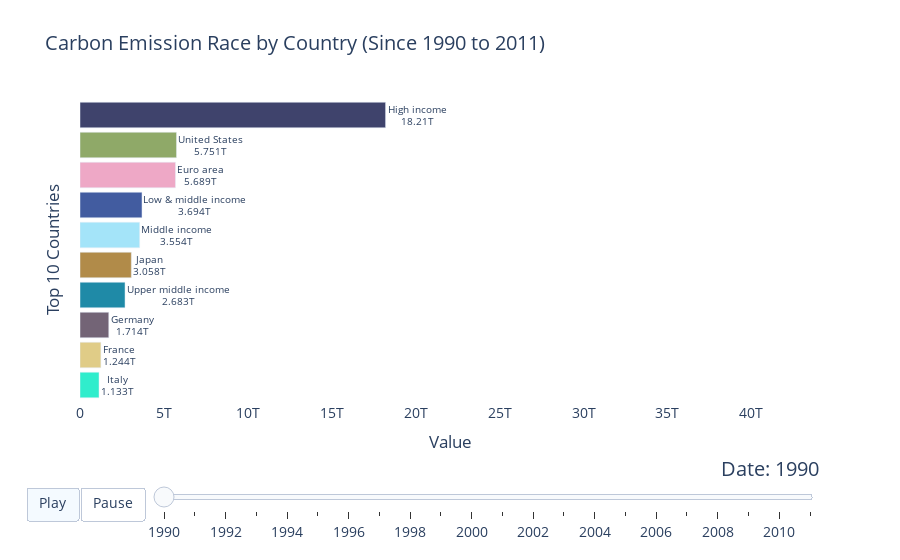

Notebook code cell kept with this figure:
### Code cell
%pip install raceplotly

from raceplotly.plots import barplot
race_plot = barplot(
	df=df2[df2['Country name'] != 'World'],
	item_column='Country name',
	value_column='value',
	time_column='Year',
	top_entries=10
)
race_plot.plot(
	title='Carbon Emission Race by Country (Since 1990 to 2011)',
	value_label='Value',
	item_label='Top 10 Countries'
)

### Figure 1 — Plotly figure (JSON) as saved in the notebook; plotly's stock layout.template omitted (floating-point values rounded to 4 significant figures)
{"data": [{"cliponaxis": false, "hoverinfo": "all", "marker": {"color": ["rgb(48, 237, 204)", "rgb(224, 204, 135)", "rgb(115, 100, 118)", "rgb(31, 138, 167)", "rgb(177, 139, 73)", "rgb(164, 228, 249)", "rgb(66, 92, 160)", "rgb(238, 168, 198)", "rgb(143, 169, 104)", "rgb(63, 67, 108)"]}, "orientation": "h", "textangle": 0, "textposition": "outside", "texttemplate": "%{y}<br>%{x:.4s}", "type": "bar", "x": [1133000000000.0, 1244000000000.0, 1714000000000.0, 2683000000000.0, 3058000000000.0, 3554000000000.0, 3694000000000.0, 5689000000000.0, 5751000000000.0, 18210000000000.0], "y": ["Italy", "France", "Germany", "Upper middle income", "Japan", "Middle income", "Low & middle income", "Euro area", "United States", "High income"]}], "layout": {"bargap": 0.15, "font": {"size": 14}, "plot_bgcolor": "#FFFFFF", "sliders": [{"active": 0, "currentvalue": {"font": {"size": 20}, "prefix": "Date: ", "visible": true, "xanchor": "right"}, "len": 0.9, "pad": {"b": 10, "t": 50}, "steps": [{"args": [["1990"], {"frame": {"duration": 500, "redraw": false}, "mode": "immediate", "transition": {"duration": 500}}], "label": "1990", "method": "animate"}, {"args": [["1991"], {"frame": {"duration": 500, "redraw": false}, "mode": "immediate", "transition": {"duration": 500}}], "label": "1991", "method": "animate"}, {"args": [["1992"], {"frame": {"duration": 500, "redraw": false}, "mode": "immediate", "transition": {"duration": 500}}], "label": "1992", "method": "animate"}, {"args": [["1993"], {"frame": {"duration": 500, "redraw": false}, "mode": "immediate", "transition": {"duration": 500}}], "label": "1993", "method": "animate"}, {"args": [["1994"], {"frame": {"duration": 500, "redraw": false}, "mode": "immediate", "transition": {"duration": 500}}], "label": "1994", "method": "animate"}, {"args": [["1995"], {"frame": {"duration": 500, "redraw": false}, "mode": "immediate", "transition": {"duration": 500}}], "label": "1995", "method": "animate"}, {"args": [["1996"], {"frame": {"duration": 500, "redraw": false}, "mode": "immediate", "transition": {"duration": 500}}], "label": "1996", "method": "animate"}, {"args": [["1997"], {"frame": {"duration": 500, "redraw": false}, "mode": "immediate", "transition": {"duration": 500}}], "label": "1997", "method": "animate"}, {"args": [["1998"], {"frame": {"duration": 500, "redraw": false}, "mode": "immediate", "transition": {"duration": 500}}], "label": "1998", "method": "animate"}, {"args": [["1999"], {"frame": {"duration": 500, "redraw": false}, "mode": "immediate", "transition": {"duration": 500}}], "label": "1999", "method": "animate"}, {"args": [["2000"], {"frame": {"duration": 500, "redraw": false}, "mode": "immediate", "transition": {"duration": 500}}], "label": "2000", "method": "animate"}, {"args": [["2001"], {"frame": {"duration": 500, "redraw": false}, "mode": "immediate", "transition": {"duration": 500}}], "label": "2001", "method": "animate"}, {"args": [["2002"], {"frame": {"duration": 500, "redraw": false}, "mode": "immediate", "transition": {"duration": 500}}], "label": "2002", "method": "animate"}, {"args": [["2003"], {"frame": {"duration": 500, "redraw": false}, "mode": "immediate", "transition": {"duration": 500}}], "label": "2003", "method": "animate"}, {"args": [["2004"], {"frame": {"duration": 500, "redraw": false}, "mode": "immediate", "transition": {"duration": 500}}], "label": "2004", "method": "animate"}, {"args": [["2005"], {"frame": {"duration": 500, "redraw": false}, "mode": "immediate", "transition": {"duration": 500}}], "label": "2005", "method": "animate"}, {"args": [["2006"], {"frame": {"duration": 500, "redraw": false}, "mode": "immediate", "transition": {"duration": 500}}], "label": "2006", "method": "animate"}, {"args": [["2007"], {"frame": {"duration": 500, "redraw": false}, "mode": "immediate", "transition": {"duration": 500}}], "label": "2007", "method": "animate"}, {"args": [["2008"], {"frame": {"duration": 500, "redraw": false}, "mode": "immediate", "transition": {"duration": 500}}], "label": "2008", "method": "animate"}, {"args": [["2009"], {"frame": {"duration": 500, "redraw": false}, "mode": "immediate", "transition": {"duration": 500}}], "label": "2009", "method": "animate"}, {"args": [["2010"], {"frame": {"duration": 500, "redraw": false}, "mode": "immediate", "transition": {"duration": 500}}], "label": "2010", "method": "animate"}, {"args": [["2011"], {"frame": {"duration": 500, "redraw": false}, "mode": "immediate", "transition": {"duration": 500}}], "label": "2011", "method": "animate"}], "transition": {"duration": 300, "easing": "cubic-in-out"}, "x": 0.1, "xanchor": "left", "y": 0, "yanchor": "top"}], "title": {"text": "Carbon Emission Race by Country (Since 1990 to 2011)"}, "updatemenus": [{"buttons": [{"args": [null, {"frame": {"duration": 500, "redraw": false}, "fromcurrent": true, "transition": {"duration": 500, "easing": "quadratic-in-out"}}], "label": "Play", "method": "animate"}, {"args": [[null], {"frame": {"duration": 0, "redraw": false}, "mode": "immediate", "transition": {"duration": 0}}], "label": "Pause", "method": "animate"}], "direction": "left", "pad": {"r": 10, "t": 87}, "showactive": true, "type": "buttons", "x": 0.1, "xanchor": "right", "y": 0, "yanchor": "top"}], "xaxis": {"range": [0, 44090000000000.0], "showline": true, "showticklabels": true, "title": {"text": "Value"}, "visible": true}, "yaxis": {"showline": false, "showticklabels": false, "title": {"text": "Top 10 Countries"}, "visible": true}}}
